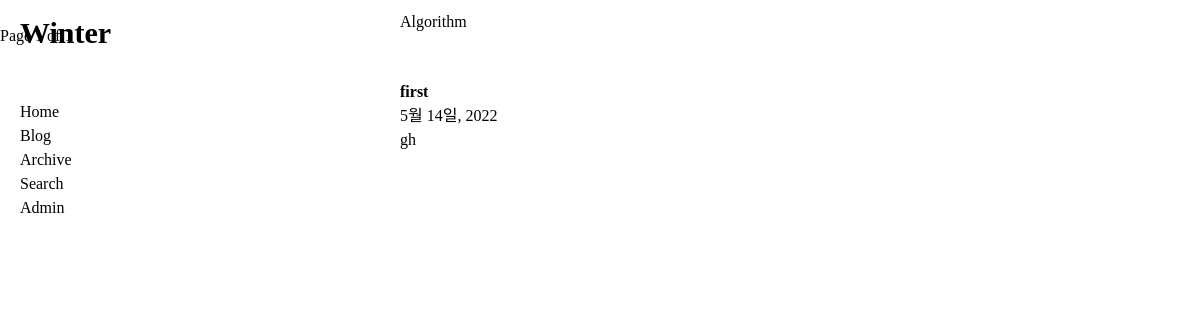
Page /blog/ on the earlier database version.
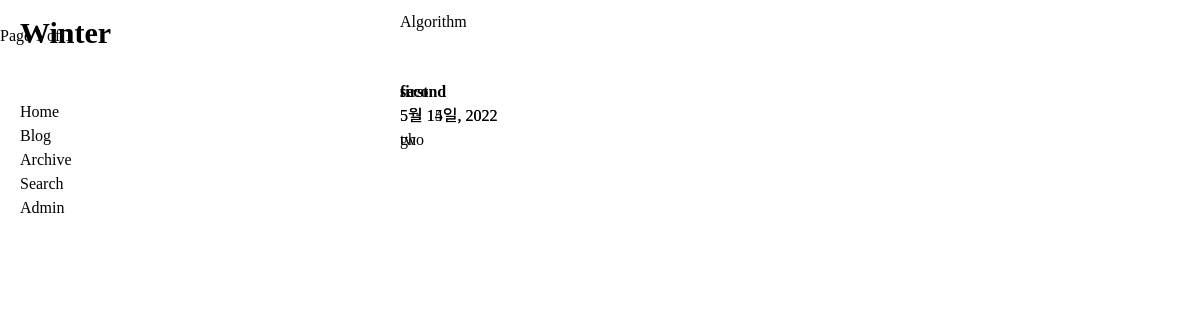
Same page on the later database version.
### blog/models.py (models this page shows, shortened)
class Post(models.Model):
    title = models.CharField('TITLE', max_length=50)  # 제목
    slug = models.SlugField('SLUG', unique=True, allow_unicode=True, help_text='별칭 단어 하나')  # 제목 별칭, 기본키 대용,
    description = models.CharField('DESCRIPTION', max_length=100, blank=True, help_text="부가 제목")  # 부가제목, 비워도 됨
    content = models.TextField('CONTENT')  # 내용
    create_date = models.DateTimeField('CREATE_DATE', auto_now_add=True)  # 생성날짜
    modify_date = models.DateTimeField('MODIFY_DATE', auto_now=True)  # 수정날짜
    class Meta:  # 파라미터
        verbose_name = 'post'  # 별칭 이름
        verbose_name_plural = 'posts'  # 별칭 이름 복수
        db_table = 'my_post'
        ordering = ('-modify_date',)
    def get_absolute_url(self):
        return reverse('blog:post_detail', args=(self.slug,))

### blog/views.py (the view)
class PostLV(ListView):
    model = Post
    template_name = 'blog/post_all.html'
    context_object_name = 'posts'
    paginate_by = 5

### templates/blog/post_all.html (shortened to what this page needs)
{% extends "base.html"%}
{% load static %}
{% block extrastyle %}{% static "css/blog.css" %}{% endblock %}
{% block title %}
    <div id="title">
    Algorithm
    </div>
{% endblock %}
{% block content %}
    {% for post in posts %}
        <div id="content">
        <li>
        <h4 id ="title" ><a href='{{ post.get_absolute_url }}'>{{post.title}}</a></h4>
        {{ post.modify_date|date:"N d일, Y" }}
        <p>{{ post.description }}</p>
        </li>
        </div>
    {% endfor %}
<br/>
    <div id="page">
        <span>
            Page {{ page_obj.number }} of {{ page_obj.paginator.num_pages }}
        </span>
    </div>
{% endblock %}

Differences in the rows shown:
added Post: title "second", modify_date "5월 15일, 2022", description "two"
